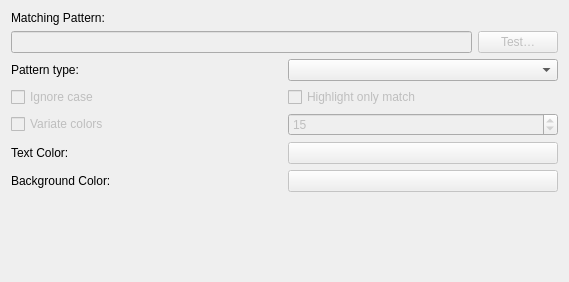
<?xml version="1.0" encoding="UTF-8"?>
<ui version="4.0">
 <class>HighlighterEdit</class>
 <widget class="QWidget" name="HighlighterEdit">
  <property name="geometry">
   <rect>
    <x>0</x>
    <y>0</y>
    <width>569</width>
    <height>282</height>
   </rect>
  </property>
  <property name="windowTitle">
   <string>Form</string>
  </property>
  <layout class="QVBoxLayout" name="verticalLayout">
   <item>
    <widget class="QLabel" name="label">
     <property name="text">
      <string>Matching Pattern: </string>
     </property>
    </widget>
   </item>
   <item>
    <layout class="QHBoxLayout" name="patternLayout">
     <item>
      <widget class="QLineEdit" name="patternEdit">
       <property name="enabled">
        <bool>false</bool>
       </property>
      </widget>
     </item>
     <item>
      <widget class="QPushButton" name="testPatternButton">
       <property name="enabled">
        <bool>false</bool>
       </property>
       <property name="toolTip">
        <string>Test the pattern on Log Lines in the Regex Lab</string>
       </property>
       <property name="text">
        <string>Test…</string>
       </property>
      </widget>
     </item>
    </layout>
   </item>
   <item>
    <layout class="QHBoxLayout" name="horizontalLayout_4">
     <item>
      <widget class="QLabel" name="label_4">
       <property name="text">
        <string>Pattern type:</string>
       </property>
      </widget>
     </item>
     <item>
      <widget class="QComboBox" name="patternTypeComboBox"/>
     </item>
    </layout>
   </item>
   <item>
    <layout class="QHBoxLayout" name="horizontalLayout">
     <item>
      <widget class="QCheckBox" name="ignoreCaseCheckBox">
       <property name="enabled">
        <bool>false</bool>
       </property>
       <property name="text">
        <string>Ignore case</string>
       </property>
       <property name="checked">
        <bool>false</bool>
       </property>
      </widget>
     </item>
     <item>
      <widget class="QCheckBox" name="onlyMatchCheckBox">
       <property name="enabled">
        <bool>false</bool>
       </property>
       <property name="text">
        <string>Highlight only match</string>
       </property>
      </widget>
     </item>
    </layout>
   </item>
   <item>
    <layout class="QHBoxLayout" name="variateColorsLayout">
     <item>
      <widget class="QCheckBox" name="variateColorsCheckBox">
       <property name="enabled">
        <bool>false</bool>
       </property>
       <property name="text">
        <string>Variate colors</string>
       </property>
      </widget>
     </item>
     <item>
      <widget class="QSpinBox" name="variationSpinBox">
       <property name="enabled">
        <bool>false</bool>
       </property>
       <property name="minimum">
        <number>5</number>
       </property>
       <property name="value">
        <number>15</number>
       </property>
      </widget>
     </item>
    </layout>
   </item>
   <item>
    <layout class="QHBoxLayout" name="horizontalLayout_3">
     <item>
      <widget class="QLabel" name="label_2">
       <property name="text">
        <string>Text Color: </string>
       </property>
      </widget>
     </item>
     <item>
      <widget class="QPushButton" name="foreColorButton">
       <property name="enabled">
        <bool>false</bool>
       </property>
       <property name="text">
        <string/>
       </property>
      </widget>
     </item>
    </layout>
   </item>
   <item>
    <layout class="QHBoxLayout" name="horizontalLayout_2">
     <item>
      <widget class="QLabel" name="label_3">
       <property name="text">
        <string>Background Color: </string>
       </property>
      </widget>
     </item>
     <item>
      <widget class="QPushButton" name="backColorButton">
       <property name="enabled">
        <bool>false</bool>
       </property>
       <property name="text">
        <string/>
       </property>
      </widget>
     </item>
    </layout>
   </item>
   <item>
    <spacer name="verticalSpacer">
     <property name="orientation">
      <enum>Qt::Vertical</enum>
     </property>
     <property name="sizeHint" stdset="0">
      <size>
       <width>20</width>
       <height>40</height>
      </size>
     </property>
    </spacer>
   </item>
  </layout>
 </widget>
 <resources/>
 <connections/>
</ui>
